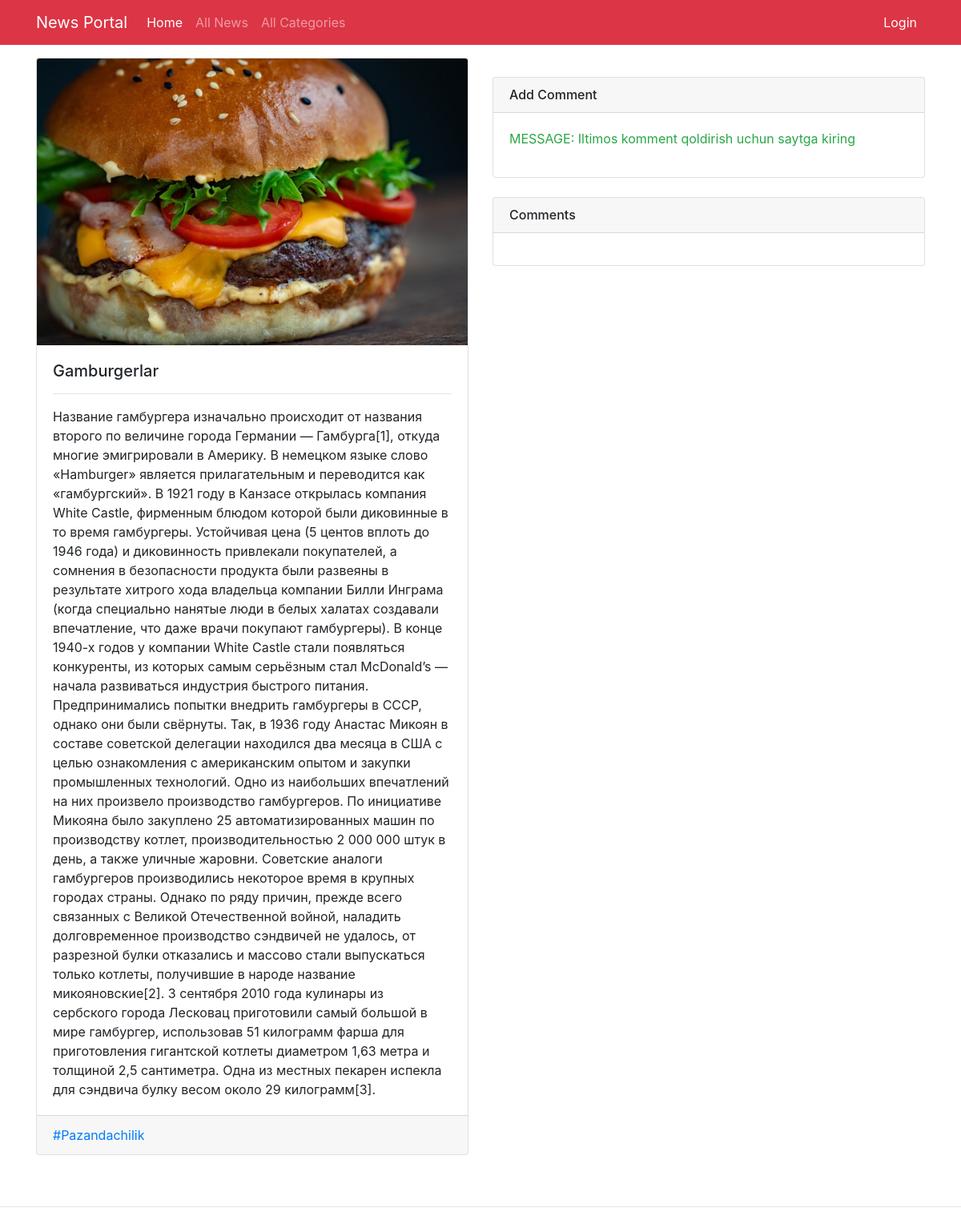
Screenshot of /detail/9/ with the database file from the repository.
### news/models.py (models this page shows, shortened)
class News(models.Model):
    category = models.ForeignKey(Category, on_delete=models.CASCADE)
    title = models.CharField(max_length=300, blank=True, null=True)
    image = models.ImageField(blank=True, null=True, upload_to=filepath)
    body_text = models.TextField()
    created_date = models.DateTimeField(auto_now_add=True)
    class Meta:
        verbose_name_plural = 'News'

class Category(models.Model):
    title = models.CharField(max_length=200, blank=True, null=True)
    image = models.ImageField(blank=True, null=True, upload_to=filepath)
    class Meta:
        verbose_name_plural = 'Categories'

### news/views.py (the view)
# urls.py: path('detail/<int:id>/', detailNews, name='detail_news'),
def detailNews(request, id):
    news = News.objects.get(id=id)
    if request.user.is_authenticated:
        name = request.user.username
    else:
        name = None
    form = CommentForm(request.POST or None)
    if request.POST and form.is_valid():
        form.instance.news = news
        form.instance.name = request.user
        form.save()
        return HttpResponseRedirect("/detail/{id}/".format(id=news.id))
    comments = Comment.objects.filter(news=news)
    context = {
        'news': news,
        'name': name,
        'comments': comments,
        'form': form,
    }
    return render(request, 'detail.html', context)

### templates/detail.html (shortened to what this page needs)
{% extends 'base.html' %}
{% block content %}
<main class="container mt-3 mb-5">
	<div class="row my-3">
		<div class="col-md-6">
			<div class="card mb-3">
                <img src="{{ news.image.url }}" class="card-img-top" alt="{{ news.image.url }}">
			  <div class="card-body">
			    <h5 class="card-title">{{ news.title }}</h5>
			    <hr/>
			    <p class="card-text">{{ news.body_text }}</p>
			  </div>
			  <div class="card-footer">
			  	<a href="{% url 'category_news' news.category.id %}">#{{ news.category.title }}</a>
			  </div>
			</div>
		</div>
		<div class="col-md-6">
			<div class="card my-4">
				<h6 class="card-header">Add Comment</h6>
				<div class="card-body">
					{% if not user.is_authenticated %}
					<p class="text-success">MESSAGE: Iltimos komment qoldirish uchun saytga kiring</p>
					{% endif %}
				</div>
			</div>
			<div class="card my-4">
				<h6 class="card-header">Comments</h6>
				<div class="card-body">
				</div>
			</div>
		</div>
	</div>
</main>
{% endblock %}

### rows the page displays
News: image (picture), title "Gamburgerlar", body_text "Название гамбургера изначально происходит от названия второго по величине города Германии — Гамбурга[1], откуда многие эмигрировали в Америку. В немецком языке слово «Hamburger» является прилагательным и переводится как «гамбургский». В 1921 году в Канзасе открылась компания White Castle, фирменным блюдом которой были диковинные в то время гамбургеры. Устойчивая цена (5 центов вплоть до 1946 года) и диковинность привлекали покупателей, а сомнения в безопасности продукта были развеяны в результате хитрого хода владельца компании Билли Инграма (когда специально нанятые люди в белых халатах создавали впечатление, что даже врачи покупают гамбургеры). В конце 1940-х годов у компании White Castle…", category "Pazandachilik"
